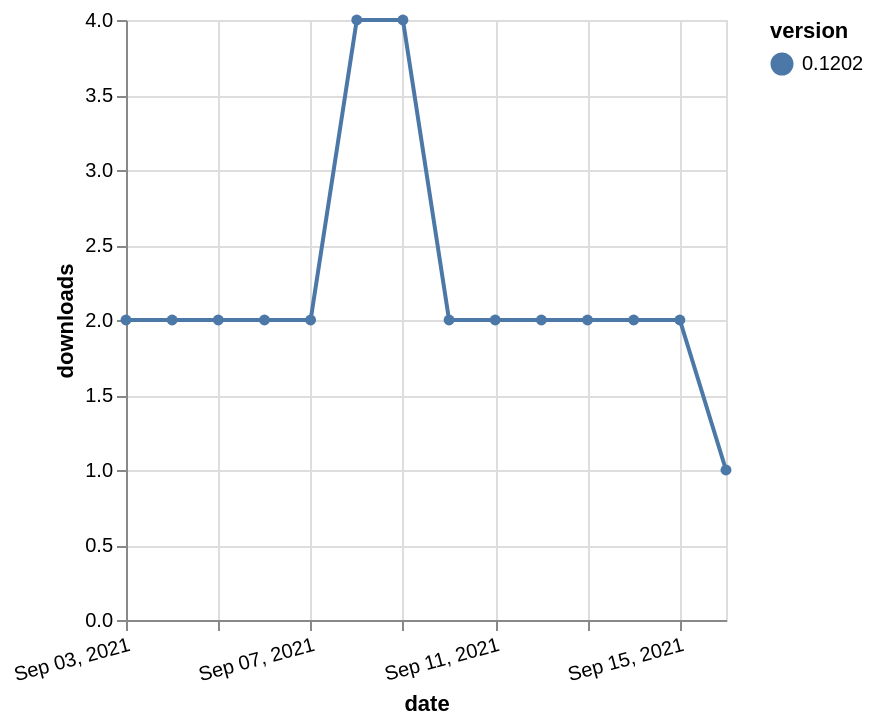

Vega-Lite specification stored for this chart:
### Vega-Lite specification from a JSON file in a GitHub repository (floating-point values rounded to 4 significant figures)
{"$schema": "https://vega.github.io/schema/vega-lite/v5.json", "description": "A simple bar chart with embedded data.", "data": {"values": [{"date": "2021-09-03", "total": 2730, "delta": 2, "version": "0.1202"}, {"date": "2021-09-04", "total": 2732, "delta": 2, "version": "0.1202"}, {"date": "2021-09-05", "total": 2734, "delta": 2, "version": "0.1202"}, {"date": "2021-09-06", "total": 2736, "delta": 2, "version": "0.1202"}, {"date": "2021-09-07", "total": 2738, "delta": 2, "version": "0.1202"}, {"date": "2021-09-08", "total": 2742, "delta": 4, "version": "0.1202"}, {"date": "2021-09-09", "total": 2746, "delta": 4, "version": "0.1202"}, {"date": "2021-09-10", "total": 2748, "delta": 2, "version": "0.1202"}, {"date": "2021-09-11", "total": 2750, "delta": 2, "version": "0.1202"}, {"date": "2021-09-12", "total": 2752, "delta": 2, "version": "0.1202"}, {"date": "2021-09-13", "total": 2754, "delta": 2, "version": "0.1202"}, {"date": "2021-09-14", "total": 2756, "delta": 2, "version": "0.1202"}, {"date": "2021-09-15", "total": 2758, "delta": 2, "version": "0.1202"}, {"date": "2021-09-16", "total": 2759, "delta": 1, "version": "0.1202"}]}, "width": "container", "mark": {"type": "line", "point": {"filled": true}}, "encoding": {"x": {"field": "date", "type": "temporal", "timeUnit": "yearmonthdate", "title": "date", "axis": {"labelAngle": -15}}, "y": {"field": "delta", "type": "quantitative", "title": "downloads"}, "color": {"field": "version", "type": "nominal"}, "tooltip": {"field": "delta"}}}
